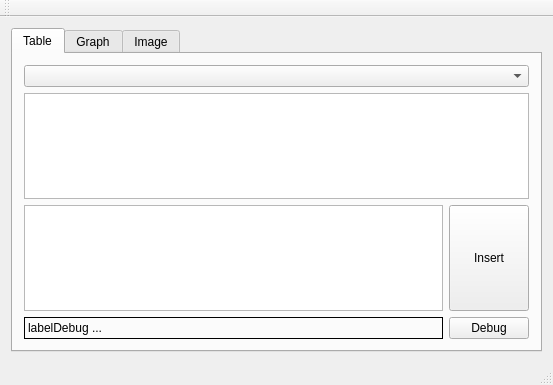
<?xml version="1.0" encoding="UTF-8"?>
<ui version="4.0">
 <class>MainWindow</class>
 <widget class="QMainWindow" name="MainWindow">
  <property name="geometry">
   <rect>
    <x>0</x>
    <y>0</y>
    <width>553</width>
    <height>385</height>
   </rect>
  </property>
  <property name="windowTitle">
   <string>MainWindow</string>
  </property>
  <widget class="QWidget" name="centralWidget">
   <layout class="QVBoxLayout" name="verticalLayout_2">
    <item>
     <widget class="QTabWidget" name="tabWidget">
      <property name="currentIndex">
       <number>0</number>
      </property>
      <widget class="QWidget" name="tabTable">
       <attribute name="title">
        <string>Table</string>
       </attribute>
       <layout class="QVBoxLayout" name="verticalLayout">
        <item>
         <widget class="QComboBox" name="comboBoxTables"/>
        </item>
        <item>
         <widget class="TableView" name="tableView">
          <property name="dragEnabled">
           <bool>true</bool>
          </property>
          <property name="dragDropMode">
           <enum>QAbstractItemView::DragDrop</enum>
          </property>
          <property name="selectionMode">
           <enum>QAbstractItemView::SingleSelection</enum>
          </property>
          <property name="selectionBehavior">
           <enum>QAbstractItemView::SelectRows</enum>
          </property>
          <property name="textElideMode">
           <enum>Qt::ElideMiddle</enum>
          </property>
          <attribute name="verticalHeaderVisible">
           <bool>false</bool>
          </attribute>
         </widget>
        </item>
        <item>
         <layout class="QHBoxLayout" name="horizontalLayoutNewRecord">
          <item>
           <widget class="TableWidget" name="tableWidgetNewRecord">
            <property name="sizePolicy">
             <sizepolicy hsizetype="Expanding" vsizetype="Preferred">
              <horstretch>0</horstretch>
              <verstretch>0</verstretch>
             </sizepolicy>
            </property>
            <property name="maximumSize">
             <size>
              <width>16777215</width>
              <height>16777215</height>
             </size>
            </property>
            <property name="verticalScrollBarPolicy">
             <enum>Qt::ScrollBarAlwaysOff</enum>
            </property>
            <property name="horizontalScrollBarPolicy">
             <enum>Qt::ScrollBarAlwaysOff</enum>
            </property>
            <property name="selectionMode">
             <enum>QAbstractItemView::NoSelection</enum>
            </property>
            <property name="rowCount">
             <number>1</number>
            </property>
            <attribute name="horizontalHeaderVisible">
             <bool>true</bool>
            </attribute>
            <attribute name="horizontalHeaderHighlightSections">
             <bool>true</bool>
            </attribute>
            <attribute name="verticalHeaderVisible">
             <bool>false</bool>
            </attribute>
            <row/>
           </widget>
          </item>
          <item>
           <widget class="PushButtonRecordEdit" name="pushButton">
            <property name="sizePolicy">
             <sizepolicy hsizetype="Minimum" vsizetype="Preferred">
              <horstretch>0</horstretch>
              <verstretch>0</verstretch>
             </sizepolicy>
            </property>
            <property name="maximumSize">
             <size>
              <width>16777215</width>
              <height>16777215</height>
             </size>
            </property>
            <property name="text">
             <string>Insert</string>
            </property>
           </widget>
          </item>
         </layout>
        </item>
        <item>
         <layout class="QHBoxLayout" name="horizontalLayoutDebug">
          <item>
           <widget class="QLabel" name="labelDebug">
            <property name="sizePolicy">
             <sizepolicy hsizetype="Expanding" vsizetype="Preferred">
              <horstretch>0</horstretch>
              <verstretch>0</verstretch>
             </sizepolicy>
            </property>
            <property name="frameShape">
             <enum>QFrame::Box</enum>
            </property>
            <property name="text">
             <string>labelDebug ...</string>
            </property>
           </widget>
          </item>
          <item>
           <widget class="QPushButton" name="pushButtonDebug">
            <property name="text">
             <string>Debug</string>
            </property>
           </widget>
          </item>
         </layout>
        </item>
       </layout>
      </widget>
      <widget class="QWidget" name="tabGraph">
       <attribute name="title">
        <string>Graph</string>
       </attribute>
       <layout class="QVBoxLayout" name="verticalLayout_3">
        <item>
         <widget class="GraphicsView" name="graphicsView">
          <property name="viewportUpdateMode">
           <enum>QGraphicsView::MinimalViewportUpdate</enum>
          </property>
         </widget>
        </item>
       </layout>
      </widget>
      <widget class="QWidget" name="tabImage">
       <attribute name="title">
        <string>Image</string>
       </attribute>
       <layout class="QVBoxLayout" name="verticalLayout_5">
        <item>
         <widget class="QLabel" name="labelImage">
          <property name="frameShape">
           <enum>QFrame::Box</enum>
          </property>
          <property name="text">
           <string>labelImage</string>
          </property>
          <property name="alignment">
           <set>Qt::AlignCenter</set>
          </property>
         </widget>
        </item>
       </layout>
      </widget>
     </widget>
    </item>
   </layout>
  </widget>
  <widget class="QMenuBar" name="menuBar">
   <property name="geometry">
    <rect>
     <x>0</x>
     <y>0</y>
     <width>553</width>
     <height>21</height>
    </rect>
   </property>
  </widget>
  <widget class="QToolBar" name="mainToolBar">
   <attribute name="toolBarArea">
    <enum>TopToolBarArea</enum>
   </attribute>
   <attribute name="toolBarBreak">
    <bool>false</bool>
   </attribute>
  </widget>
  <widget class="QStatusBar" name="statusBar"/>
 </widget>
 <layoutdefault spacing="6" margin="11"/>
 <customwidgets>
  <customwidget>
   <class>GraphicsView</class>
   <extends>QGraphicsView</extends>
   <header>GraphicsView.h</header>
  </customwidget>
  <customwidget>
   <class>TableWidget</class>
   <extends>QTableWidget</extends>
   <header>TableWidget.h</header>
  </customwidget>
  <customwidget>
   <class>TableView</class>
   <extends>QTableView</extends>
   <header>TableView.h</header>
  </customwidget>
  <customwidget>
   <class>PushButtonRecordEdit</class>
   <extends>QPushButton</extends>
   <header>PushButtonRecordEdit.h</header>
  </customwidget>
 </customwidgets>
 <resources/>
 <connections/>
</ui>
